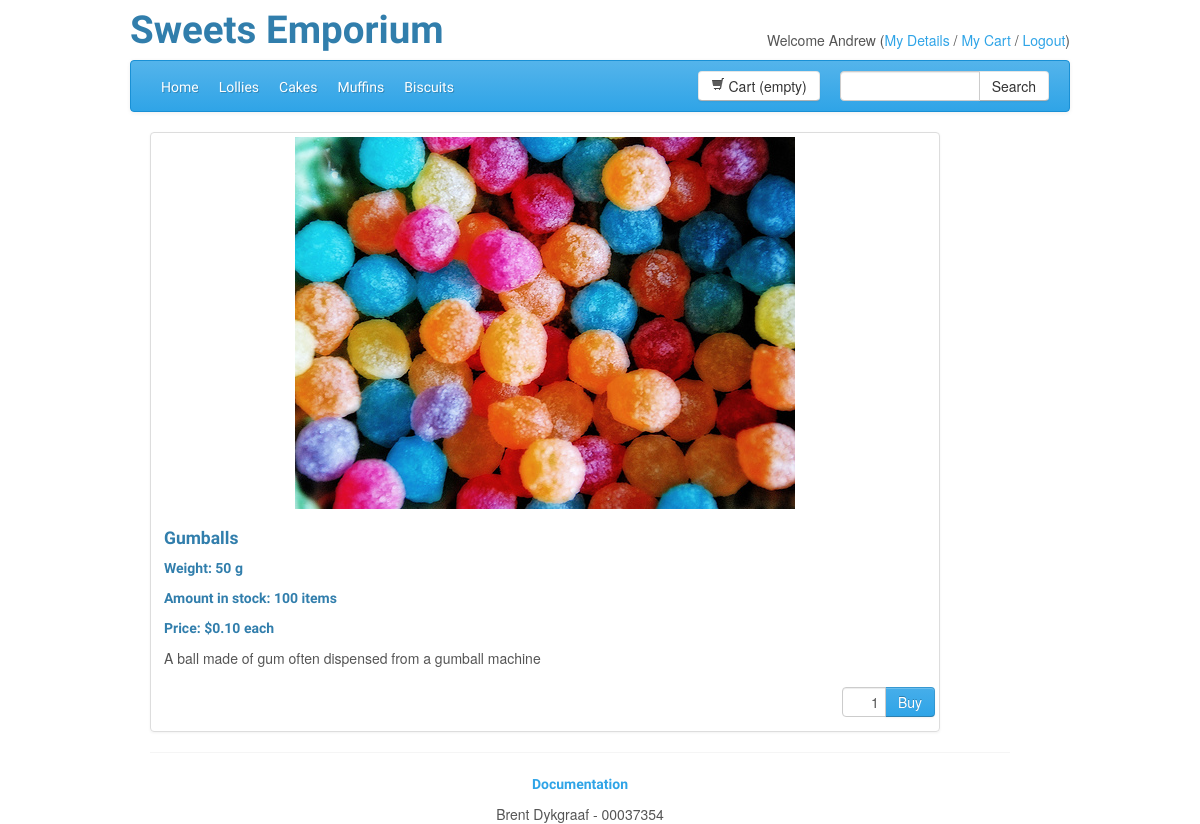
Page /index.php?s=product&p=1 (signed in) on the committed database.
### tables this page shows
CREATE TABLE IF NOT EXISTS `users` (
  `userId` int(11) NOT NULL AUTO_INCREMENT,
  `username` text NOT NULL,
  `password` text NOT NULL,
  `firstName` text NOT NULL,
  `lastName` text NOT NULL,
  `phone` text,
  `email` text NOT NULL,
  `address1` text NOT NULL,
  `address2` text,
  `suburb` text,
  `city` text NOT NULL,
  PRIMARY KEY (`userId`)
);

CREATE TABLE IF NOT EXISTS `products` (
  `productId` int(11) NOT NULL AUTO_INCREMENT,
  `categoryId` int(11) NOT NULL,
  `name` text NOT NULL,
  `description` longtext NOT NULL,
  `weight` int(11) NOT NULL,
  `stock` int(11) NOT NULL,
  `price` decimal(10,2) NOT NULL,
  PRIMARY KEY (`productId`),
  FOREIGN KEY (`categoryId`) REFERENCES categories(`categoryId`)
);

### index.php (called while the page is built, shortened)
<?php
$viewData = array();
include 'application/includes/startup.php';
$layout = new Layout($viewData);
$layout->display();
?>

### application/src/User.php (called while the page is built, shortened)
<?php
class User {
	private $userID;
	private $firstName;
	private $dbConnection;
	public function __construct($userID, $dbConnection){
		$this->userID = $userID;
		$this->dbConnection = $dbConnection;
	}
	public function getCart(){
		$query = "SELECT orderId FROM orders WHERE userId='".mysqli_real_escape_string($this->dbConnection, $this->getUserID())."' AND status='Pending'";
		$result = mysqli_query($this->dbConnection, $query);
		$row = $result->fetch_row();
		return $row[0];
	}
	public function getUserID(){
		return $this->userID;
	}
	public function getFirstName(){
		if (!$this->firstName){
			$query = "SELECT firstName FROM users WHERE userId='".mysqli_real_escape_string($this->dbConnection, $this->userID)."'";
			$result = mysqli_query($this->dbConnection, $query);
			$row = $result->fetch_row();
			$this->firstName = $row[0];
		}
		return $this->firstName;
	}
}

### application/src/Product.php (called while the page is built, shortened)
<?php
class Product {
	private $productId;
	private $name;
	private $description;
	private $stock;
	private $weight;
	private $price;
	private $dbConnection;
	public function __construct($productId, $dbConnection){
		$this->productId = $productId;
		$this->dbConnection = $dbConnection;
	}
	public function getName(){
		if (!$this->name){
			$query = "SELECT name FROM products WHERE productId='".mysqli_real_escape_string($this->dbConnection, $this->productId)."'";
			$result = mysqli_query($this->dbConnection, $query);
			$row = $result->fetch_row();
			$this->name = $row[0];
		}
		return $this->name;
	}
	public function getImageName($size = ""){
		$padded = str_pad($this->productId, 4, "0",STR_PAD_LEFT);
		if ($size=="small"){
			$small="s";
		} else {
			$small = "";
		}
		return "public/img/catalog/".$padded.$small.".jpg";
	}
	public function getDescription($size = ""){
		if (!$this->description){
			$query = "SELECT description FROM products WHERE productId='".mysqli_real_escape_string($this->dbConnection, $this->productId)."'";
			$result = mysqli_query($this->dbConnection, $query);
			$row = $result->fetch_row();
			$this->description = $row[0];
		}
		if ($size=="short" && strlen($this->description) > 100){
			return substr($this->description, 0, 100)." ...";
		} else {
			return $this->description;
		}
	}
	public function getStock(){
		if ($this->stock === null){
			$query = "SELECT stock FROM products WHERE productId='".mysqli_real_escape_string($this->dbConnection, $this->productId)."'";
			$result = mysqli_query($this->dbConnection, $query);
			$row = $result->fetch_row();
			$this->stock = $row[0];
		}
		return $this->stock;
	}
	public function getWeight(){
		if (!$this->weight){
			$query = "SELECT weight FROM products WHERE productId='".mysqli_real_escape_string($this->dbConnection, $this->productId)."'";
			$result = mysqli_query($this->dbConnection, $query);
			$row = $result->fetch_row();
			$this->weight = $row[0];
		}
		return $this->weight;
	}
	public function getPrice(){
		if (!$this->price){
			$query = "SELECT price FROM products WHERE productId='".mysqli_real_escape_string($this->dbConnection, $this->productId)."'";
			$result = mysqli_query($this->dbConnection, $query);
			$row = $result->fetch_row();
			$this->price = $row[0];
		}
		return $this->price;
	}
	public function getProductId(){
		return $this->productId;
	}
}

### application/includes/startup.php (called while the page is built, shortened)
<?php
include 'application/src/Layout.php';
include 'application/src/Product.php';
include 'application/src/User.php';
$db = new Database();
$dbConnection = $db->getDbConnection();
if(isset($_SESSION["userID"])){
	$viewData["user"] = new User($_SESSION["userID"], $dbConnection);
} else {
	$viewData["user"] = null;
}
if(isset($_SESSION["cartID"])){
	$viewData["cart"] = new Order($_SESSION["cartID"], $dbConnection);
	if ($viewData["user"]){
		$viewData["cart"]->setUserID($viewData["user"]->getUserID());
		$viewData["cart"]->save();
	}
} else {
	if($viewData["user"]){
		if ($viewData["user"]->getCart()){
			$_SESSION["cartID"] = $viewData["user"]->getCart();
		} else {
			$viewData["cart"] = new Order(null, $dbConnection);
			$viewData["cart"]->setUserID($viewData["user"]->getUserID());
			$viewData["cart"]->save();
			$_SESSION["cartID"] = $viewData["cart"]->getOrderID();
		}
	} else {
		$viewData["cart"] = null;
	}
}

### application/templates/pages/product.phtml (the view, shortened to what this page needs)
<div class="container" id="mainContainer">
	<div class="thumbnail span10">
		<img alt="<?php echo $product->getName(); ?>" style="width: 500px;" src="<?php echo $product->getImageName(); ?>">
		<div class="caption">
		<h4><?php echo $product->getName(); ?></h4>
		<h5>Weight: <?php echo $product->getWeight(); ?> g</h5>
		<h5>Amount in stock: <?php echo $product->getStock(); ?> items</h5>
		<h5>Price: $<?php echo $product->getPrice(); ?> each</h5>
		<p><?php echo $product->getDescription(); ?></p>
		</div>
			<?php
				$pid = $product->getProductId();
				$tbId = "tbBuy".$pid;
				$bId = "bBuy".$pid;
				$getTb = "$('#".$tbId."')";
			?>
		<div class="input-append catButton" id="<?php echo $tbId; ?>div">
			<input class="input-mini text-right" id="<?php echo $tbId; ?>" type="text" value="1">
			<button class="btn btn-primary" id="<?php echo $bId; ?>" type="button" onclick="buyMe(<?php echo $pid; ?>,<?php echo $getTb; ?>)">Buy</button>
		</div>
	</div>
</div>

### application/templates/layout/header.phtml (shortened to what this page needs)
<div class="row">
	<div class="header-title span7">
		<h1>Sweets Emporium</h1>
	</div>
	<div class="user-info span5 text-right">
		<?php
			if($user){
				echo "Welcome ".$user->getFirstName();
				echo '  (<a href="index.php?s=userview">My Details</a> / <a href="index.php?s=orderview&amp;p=cart">My Cart</a> / <a href="index.php?s=logout">Logout</a>)';
			} else {
				echo "Welcome Guest ( ";
				echo '<a href="index.php?s=login">Login</a> or ';
				echo '<a href="index.php?s=register">Register</a> )';
			}
		?>
	</div>
</div>
<div class="navbar">
	<div class="navbar-inner">
	<ul class="nav">
		<li <?php if($screen=="home"){echo 'class="active"';}?>><a href="index.php">Home</a></li>
		<li <?php if($screen=="category" && $page=="1"){echo 'class="active"';}?>><a href="index.php?s=category&amp;p=1">Lollies</a></li>
		<li <?php if($screen=="category" && $page=="2"){echo 'class="active"';}?>><a href="index.php?s=category&amp;p=2">Cakes</a></li>
		<li <?php if($screen=="category" && $page=="3"){echo 'class="active"';}?>><a href="index.php?s=category&amp;p=3">Muffins</a></li>
		<li <?php if($screen=="category" && $page=="4"){echo 'class="active"';}?>><a href="index.php?s=category&amp;p=4">Biscuits</a></li>
	</ul>
	<div class="input-append searchbox">
		<input class="span2" id="searchBox" type="text">
		<button class="btn" type="button" id="searchButton">Search</button>
	</div>
	<?php
	$numItems = "empty";
	 ?>
	<a href="index.php?s=orderview&amp;p=cart" id="cartHeader" class="btn btn cartbox"><i class="icon-shopping-cart"></i> Cart (<?php echo $numItems; ?>)</a>
	</div>
</div>

### public/css/custom.css (style rules this page uses)
.user-info { padding-top: 30px; }
.catButton { float: right ; margin: 0px 0px 10px 0px; }
.searchbox { float: right; padding: 10px 0px 0px 20px; }
.cartbox { float: right; }
.input-mini { width: 30px; }
.input-append { float: right; }

### rows in the picture
users: firstName "Andrew"
products: name "Gumballs", weight "50", stock "100", price "0.10", description "A ball made of gum often dispensed from a gumball machine"

### other values in the picture
$numItems "empty"
